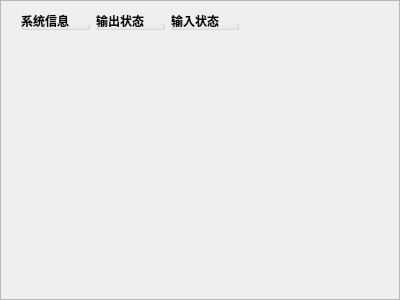
<?xml version="1.0" encoding="UTF-8"?>
<ui version="4.0">
 <class>sysInfoTab</class>
 <widget class="QWidget" name="sysInfoTab">
  <property name="geometry">
   <rect>
    <x>0</x>
    <y>0</y>
    <width>400</width>
    <height>300</height>
   </rect>
  </property>
  <property name="font">
   <font>
    <family>微软雅黑</family>
    <weight>75</weight>
    <bold>true</bold>
   </font>
  </property>
  <property name="windowTitle">
   <string>Form</string>
  </property>
  <layout class="QVBoxLayout" name="verticalLayout_2">
   <property name="spacing">
    <number>0</number>
   </property>
   <property name="leftMargin">
    <number>0</number>
   </property>
   <property name="topMargin">
    <number>0</number>
   </property>
   <property name="rightMargin">
    <number>0</number>
   </property>
   <property name="bottomMargin">
    <number>0</number>
   </property>
   <item>
    <widget class="QScrollArea" name="scrollArea">
     <property name="widgetResizable">
      <bool>true</bool>
     </property>
     <widget class="QWidget" name="scrollAreaWidgetContents">
      <property name="geometry">
       <rect>
        <x>0</x>
        <y>0</y>
        <width>398</width>
        <height>298</height>
       </rect>
      </property>
      <widget class="QWidget" name="">
       <property name="geometry">
        <rect>
         <x>20</x>
         <y>10</y>
         <width>218</width>
         <height>19</height>
        </rect>
       </property>
       <layout class="QHBoxLayout" name="horizontalLayout">
        <item>
         <widget class="QGroupBox" name="groupBox_sys">
          <property name="title">
           <string>系统信息</string>
          </property>
         </widget>
        </item>
        <item>
         <widget class="QGroupBox" name="groupBox_output">
          <property name="title">
           <string>输出状态</string>
          </property>
         </widget>
        </item>
        <item>
         <widget class="QGroupBox" name="groupBox_input">
          <property name="title">
           <string>输入状态</string>
          </property>
         </widget>
        </item>
       </layout>
      </widget>
     </widget>
    </widget>
   </item>
  </layout>
 </widget>
 <resources/>
 <connections/>
</ui>
